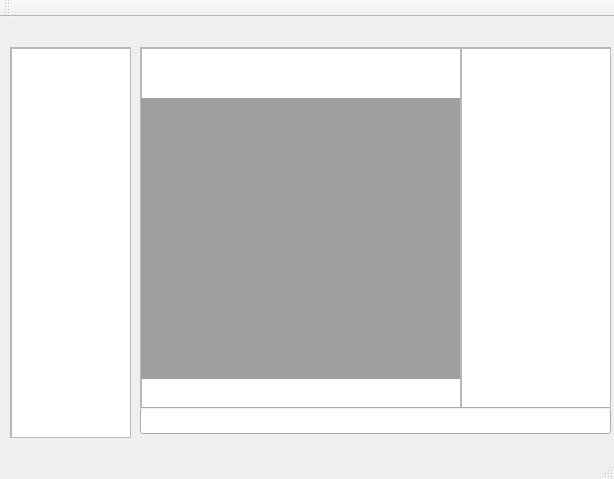
<?xml version="1.0" encoding="UTF-8"?>
<ui version="4.0">
 <class>MainWindow</class>
 <widget class="QMainWindow" name="MainWindow">
  <property name="geometry">
   <rect>
    <x>0</x>
    <y>0</y>
    <width>614</width>
    <height>479</height>
   </rect>
  </property>
  <property name="windowTitle">
   <string>MyIRC</string>
  </property>
  <widget class="QWidget" name="centralWidget">
   <widget class="QScrollArea" name="scrollArea">
    <property name="geometry">
     <rect>
      <x>460</x>
      <y>30</y>
      <width>151</width>
      <height>361</height>
     </rect>
    </property>
    <property name="widgetResizable">
     <bool>true</bool>
    </property>
    <widget class="QWidget" name="scrollAreaWidgetContents">
     <property name="geometry">
      <rect>
       <x>0</x>
       <y>0</y>
       <width>149</width>
       <height>359</height>
      </rect>
     </property>
     <widget class="QColumnView" name="columnView">
      <property name="geometry">
       <rect>
        <x>0</x>
        <y>0</y>
        <width>151</width>
        <height>361</height>
       </rect>
      </property>
     </widget>
    </widget>
   </widget>
   <widget class="QScrollArea" name="scrollArea_2">
    <property name="geometry">
     <rect>
      <x>140</x>
      <y>30</y>
      <width>321</width>
      <height>361</height>
     </rect>
    </property>
    <property name="widgetResizable">
     <bool>true</bool>
    </property>
    <widget class="QWidget" name="scrollAreaWidgetContents_2">
     <property name="geometry">
      <rect>
       <x>0</x>
       <y>0</y>
       <width>319</width>
       <height>359</height>
      </rect>
     </property>
     <widget class="QPlainTextEdit" name="plainTextEdit">
      <property name="enabled">
       <bool>true</bool>
      </property>
      <property name="geometry">
       <rect>
        <x>0</x>
        <y>0</y>
        <width>321</width>
        <height>361</height>
       </rect>
      </property>
      <property name="readOnly">
       <bool>true</bool>
      </property>
     </widget>
     <widget class="QMdiArea" name="mdiArea">
      <property name="geometry">
       <rect>
        <x>0</x>
        <y>50</y>
        <width>321</width>
        <height>281</height>
       </rect>
      </property>
      <property name="autoFillBackground">
       <bool>false</bool>
      </property>
      <widget class="QWidget" name="subwindow">
       <property name="windowTitle">
        <string>Subwindow</string>
       </property>
       <widget class="QLabel" name="label">
        <property name="geometry">
         <rect>
          <x>10</x>
          <y>10</y>
          <width>121</width>
          <height>21</height>
         </rect>
        </property>
        <property name="text">
         <string>Enter Your Name:</string>
        </property>
       </widget>
       <widget class="QLineEdit" name="lineEdit_2">
        <property name="geometry">
         <rect>
          <x>10</x>
          <y>30</y>
          <width>281</width>
          <height>31</height>
         </rect>
        </property>
       </widget>
       <widget class="QLabel" name="label_2">
        <property name="geometry">
         <rect>
          <x>10</x>
          <y>70</y>
          <width>71</width>
          <height>16</height>
         </rect>
        </property>
        <property name="text">
         <string>Password:</string>
        </property>
       </widget>
       <widget class="QLineEdit" name="lineEdit_3">
        <property name="geometry">
         <rect>
          <x>10</x>
          <y>90</y>
          <width>281</width>
          <height>31</height>
         </rect>
        </property>
       </widget>
       <widget class="QLabel" name="label_3">
        <property name="geometry">
         <rect>
          <x>10</x>
          <y>130</y>
          <width>81</width>
          <height>16</height>
         </rect>
        </property>
        <property name="text">
         <string>UserName:</string>
        </property>
       </widget>
       <widget class="QLineEdit" name="lineEdit_4">
        <property name="geometry">
         <rect>
          <x>10</x>
          <y>160</y>
          <width>281</width>
          <height>31</height>
         </rect>
        </property>
       </widget>
       <widget class="QPushButton" name="pushButton">
        <property name="geometry">
         <rect>
          <x>78</x>
          <y>206</y>
          <width>131</width>
          <height>31</height>
         </rect>
        </property>
        <property name="text">
         <string>Connect</string>
        </property>
       </widget>
      </widget>
     </widget>
    </widget>
   </widget>
   <widget class="QScrollArea" name="scrollArea_3">
    <property name="geometry">
     <rect>
      <x>10</x>
      <y>30</y>
      <width>121</width>
      <height>391</height>
     </rect>
    </property>
    <property name="widgetResizable">
     <bool>true</bool>
    </property>
    <widget class="QWidget" name="scrollAreaWidgetContents_3">
     <property name="geometry">
      <rect>
       <x>0</x>
       <y>0</y>
       <width>119</width>
       <height>389</height>
      </rect>
     </property>
     <widget class="QTreeView" name="treeView">
      <property name="geometry">
       <rect>
        <x>0</x>
        <y>0</y>
        <width>121</width>
        <height>391</height>
       </rect>
      </property>
     </widget>
    </widget>
   </widget>
   <widget class="QLineEdit" name="lineEdit">
    <property name="geometry">
     <rect>
      <x>140</x>
      <y>390</y>
      <width>471</width>
      <height>27</height>
     </rect>
    </property>
    <property name="text">
     <string/>
    </property>
   </widget>
  </widget>
  <widget class="QMenuBar" name="menuBar">
   <property name="geometry">
    <rect>
     <x>0</x>
     <y>0</y>
     <width>614</width>
     <height>25</height>
    </rect>
   </property>
  </widget>
  <widget class="QToolBar" name="mainToolBar">
   <attribute name="toolBarArea">
    <enum>TopToolBarArea</enum>
   </attribute>
   <attribute name="toolBarBreak">
    <bool>false</bool>
   </attribute>
  </widget>
  <widget class="QStatusBar" name="statusBar"/>
 </widget>
 <layoutdefault spacing="6" margin="11"/>
 <resources/>
 <connections/>
</ui>
